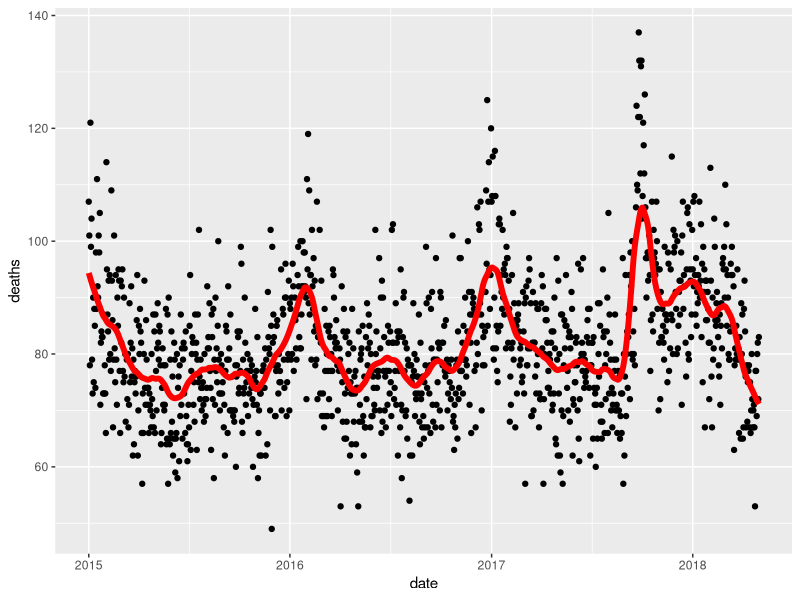

The R source for this figure: (Note: this script raises an error after producing the figure.)
library(tidyverse)
library(lubridate)
library(purrr)
library(pdftools)

fn <- system.file("extdata", "RD-Mortality-Report_2015-18-180531.pdf", package="dslabs")
dat <- map_df(str_split(pdf_text(fn), "\n"), function(s){
  s <- str_trim(s)
  header_index <- str_which(s, "2015")[1]
  tmp <- str_split(s[header_index], "\\s+", simplify = TRUE)
  month <- tmp[1]
  header <- tmp[-1]
  tail_index  <- str_which(s, "Total")
  n <- str_count(s, "\\d+")
  out <- c(1:header_index, which(n==1), which(n>=28), tail_index:length(s))
  s[-out] %>%
    str_remove_all("[^\\d\\s]") %>%
    str_trim() %>%
    str_split_fixed("\\s+", n = 6) %>%
    .[,1:5] %>%
    as_tibble() %>% 
    setNames(c("day", header)) %>%
    mutate(month = month,
           day = as.numeric(day)) %>%
    gather(year, deaths, -c(day, month)) %>%
    mutate(deaths = as.numeric(deaths))
}) %>%
  mutate(month = recode(month, "JAN" = 1, "FEB" = 2, "MAR" = 3, "APR" = 4, "MAY" = 5, "JUN" = 6, 
                        "JUL" = 7, "AGO" = 8, "SEP" = 9, "OCT" = 10, "NOV" = 11, "DEC" = 12)) %>%
  mutate(date = make_date(year, month, day)) %>%
  dplyr::filter(date <= "2018-05-01")

span <- 60 / as.numeric(diff(range(dat$date)))
fit <- dat %>% mutate(x = as.numeric(date)) %>% loess(deaths ~ x, data = ., span = span, degree = 1)
dat %>% mutate(smooth = predict(fit, as.numeric(date))) %>%
  ggplot() +
  geom_point(aes(date, deaths)) +
  geom_line(aes(date, smooth), lwd = 2, col = "red")

library(broom)
mnist_27$train %>% glm(y ~ x_2, family = "binomial", data = .) %>% tidy()
qplot(x_2, y, data = mnist_27$train)

train_dat <- mnist_27$train %>% 
  mutate(y1 = ifelse(y=="7", 1, 0))
loess_fit <- loess(y1 ~ x_2, degree=1, data=train_dat)
pred_val_test <- predict(loess_fit, newdata = mnist_27$test, type = "response")
y1_hat_dat <- ifelse(pred_val_test > 0.5, "7", "2") %>% factor(levels = levels(mnist_27$test$y))
confusionMatrix(y1_hat_dat, mnist_27$test$y)$overall[["Accuracy"]]
